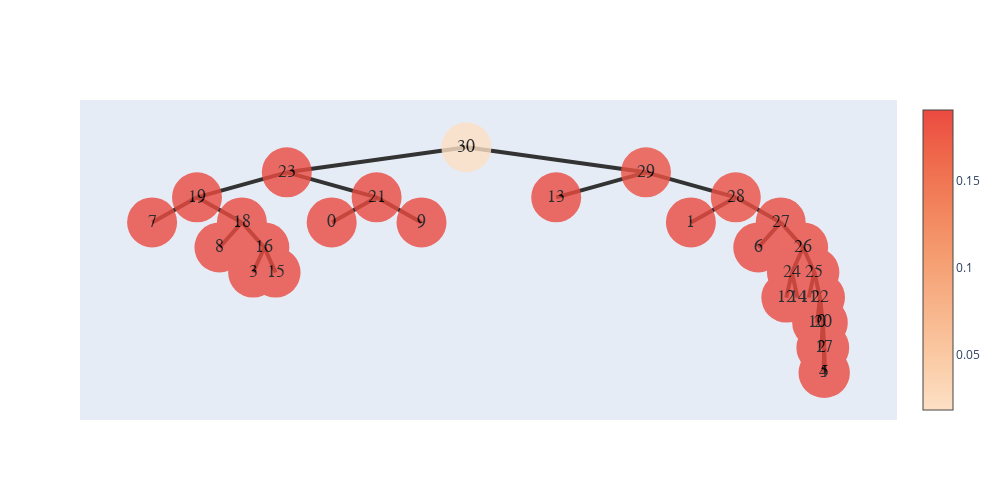

The notebook cell saved with this chart:
### Code cell
nodes1 = [node(name=str(i),son=[]) for i in range(len(uf.tree()))]
for i,j in enumerate(uf.tree()):
    if(j!=-1):
        nodes1[j].son.append(nodes1[i])
    nodes1[i].value=embeddings[i];
    nodes1[i].subson=0
    # if(i==49):
    #     break
show_tree(nodes1[-1]).show_fig()

### Figure 1 — Plotly figure (JSON) as saved in the notebook; plotly's stock layout.template omitted (floating-point values rounded to 4 significant figures)
{"data": [{"hoverinfo": "text", "marker": {"color": [0.01862, 0.1902, 0.1903, 0.1904, 0.1904, 0.1904, 0.1904, 0.1904, 0.1904, 0.1904, 0.1904, 0.1904, 0.1837, 0.1904, 0.1859, 0.1904, 0.1882, 0.1904, 0.1895, 0.1903, 0.1904, 0.1904, 0.1901, 0.1904, 0.1903, 0.1904, 0.1904, 0.1904, 0.1904, 0.1904, 0.1904], "colorscale": [[0, "rgb(253, 224, 197)"], [0.1667, "rgb(250, 203, 166)"], [0.3333, "rgb(248, 181, 139)"], [0.5, "rgb(245, 158, 114)"], [0.6667, "rgb(242, 133, 93)"], [0.8333, "rgb(239, 106, 76)"], [1, "rgb(235, 74, 64)"]], "showscale": true, "size": 50, "symbol": "circle-dot"}, "mode": "markers+text", "opacity": 0.8, "text": ["30", "23", "19", "7", "18", "8", "16", "3", "15", "21", "0", "9", "29", "13", "28", "1", "27", "6", "26", "24", "12", "14", "25", "11", "22", "10", "20", "2", "17", "4", "5"], "textfont": {"color": "#000000", "family": "sans serif", "size": 18}, "type": "scatter", "x": [5.5, 3.25, 2.125, 1.562, 2.688, 2.406, 2.969, 2.828, 3.109, 4.375, 3.812, 4.938, 7.75, 6.625, 8.875, 8.312, 9.438, 9.156, 9.719, 9.578, 9.508, 9.648, 9.859, 9.789, 9.93, 9.895, 9.965, 9.947, 9.982, 9.974, 9.991], "y": [5, 3.5, 2, 0.5, 0.5, -1, -1, -2.5, -2.5, 2, 0.5, 0.5, 3.5, 2, 2, 0.5, 0.5, -1, -1, -2.5, -4, -4, -2.5, -4, -4, -5.5, -5.5, -7, -7, -8.5, -8.5]}], "layout": {"height": 500, "shapes": [{"layer": "below", "line": {"color": "#333", "width": 4}, "type": "line", "x0": 5.5, "x1": 5.5, "y0": 5, "y1": 5}, {"layer": "below", "line": {"color": "#333", "width": 4}, "type": "line", "x0": 5.5, "x1": 3.25, "y0": 5, "y1": 3.5}, {"layer": "below", "line": {"color": "#333", "width": 4}, "type": "line", "x0": 3.25, "x1": 2.125, "y0": 3.5, "y1": 2}, {"layer": "below", "line": {"color": "#333", "width": 4}, "type": "line", "x0": 2.125, "x1": 1.562, "y0": 2, "y1": 0.5}, {"layer": "below", "line": {"color": "#333", "width": 4}, "type": "line", "x0": 2.125, "x1": 2.688, "y0": 2, "y1": 0.5}, {"layer": "below", "line": {"color": "#333", "width": 4}, "type": "line", "x0": 2.688, "x1": 2.406, "y0": 0.5, "y1": -1}, {"layer": "below", "line": {"color": "#333", "width": 4}, "type": "line", "x0": 2.688, "x1": 2.969, "y0": 0.5, "y1": -1}, {"layer": "below", "line": {"color": "#333", "width": 4}, "type": "line", "x0": 2.969, "x1": 2.828, "y0": -1, "y1": -2.5}, {"layer": "below", "line": {"color": "#333", "width": 4}, "type": "line", "x0": 2.969, "x1": 3.109, "y0": -1, "y1": -2.5}, {"layer": "below", "line": {"color": "#333", "width": 4}, "type": "line", "x0": 3.25, "x1": 4.375, "y0": 3.5, "y1": 2}, {"layer": "below", "line": {"color": "#333", "width": 4}, "type": "line", "x0": 4.375, "x1": 3.812, "y0": 2, "y1": 0.5}, {"layer": "below", "line": {"color": "#333", "width": 4}, "type": "line", "x0": 4.375, "x1": 4.938, "y0": 2, "y1": 0.5}, {"layer": "below", "line": {"color": "#333", "width": 4}, "type": "line", "x0": 5.5, "x1": 7.75, "y0": 5, "y1": 3.5}, {"layer": "below", "line": {"color": "#333", "width": 4}, "type": "line", "x0": 7.75, "x1": 6.625, "y0": 3.5, "y1": 2}, {"layer": "below", "line": {"color": "#333", "width": 4}, "type": "line", "x0": 7.75, "x1": 8.875, "y0": 3.5, "y1": 2}, {"layer": "below", "line": {"color": "#333", "width": 4}, "type": "line", "x0": 8.875, "x1": 8.312, "y0": 2, "y1": 0.5}, {"layer": "below", "line": {"color": "#333", "width": 4}, "type": "line", "x0": 8.875, "x1": 9.438, "y0": 2, "y1": 0.5}, {"layer": "below", "line": {"color": "#333", "width": 4}, "type": "line", "x0": 9.438, "x1": 9.156, "y0": 0.5, "y1": -1}, {"layer": "below", "line": {"color": "#333", "width": 4}, "type": "line", "x0": 9.438, "x1": 9.719, "y0": 0.5, "y1": -1}, {"layer": "below", "line": {"color": "#333", "width": 4}, "type": "line", "x0": 9.719, "x1": 9.578, "y0": -1, "y1": -2.5}, {"layer": "below", "line": {"color": "#333", "width": 4}, "type": "line", "x0": 9.578, "x1": 9.508, "y0": -2.5, "y1": -4}, {"layer": "below", "line": {"color": "#333", "width": 4}, "type": "line", "x0": 9.578, "x1": 9.648, "y0": -2.5, "y1": -4}, {"layer": "below", "line": {"color": "#333", "width": 4}, "type": "line", "x0": 9.719, "x1": 9.859, "y0": -1, "y1": -2.5}, {"layer": "below", "line": {"color": "#333", "width": 4}, "type": "line", "x0": 9.859, "x1": 9.789, "y0": -2.5, "y1": -4}, {"layer": "below", "line": {"color": "#333", "width": 4}, "type": "line", "x0": 9.859, "x1": 9.93, "y0": -2.5, "y1": -4}, {"layer": "below", "line": {"color": "#333", "width": 4}, "type": "line", "x0": 9.93, "x1": 9.895, "y0": -4, "y1": -5.5}, {"layer": "below", "line": {"color": "#333", "width": 4}, "type": "line", "x0": 9.93, "x1": 9.965, "y0": -4, "y1": -5.5}, {"layer": "below", "line": {"color": "#333", "width": 4}, "type": "line", "x0": 9.965, "x1": 9.947, "y0": -5.5, "y1": -7}, {"layer": "below", "line": {"color": "#333", "width": 4}, "type": "line", "x0": 9.965, "x1": 9.982, "y0": -5.5, "y1": -7}, {"layer": "below", "line": {"color": "#333", "width": 4}, "type": "line", "x0": 9.982, "x1": 9.974, "y0": -7, "y1": -8.5}, {"layer": "below", "line": {"color": "#333", "width": 4}, "type": "line", "x0": 9.982, "x1": 9.991, "y0": -7, "y1": -8.5}], "width": 1000, "xaxis": {"showgrid": false, "showline": false, "showticklabels": false, "zeroline": false}, "yaxis": {"showgrid": false, "showline": false, "showticklabels": false, "zeroline": false}}}
